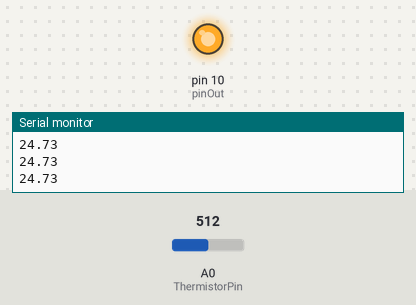
Simulated run of this sketch. Board: Arduino Uno, built with avr-gcc and run on an emulated ATmega328P. On the bench: output pins drawn as LEDs (lit = HIGH), the last lines printed to the serial monitor. The test bench sets the inputs (shaded band); at power-on: A0 (ThermistorPin) = 512.

Above: at 1.2 s.
1.3 s: A0 (ThermistorPin) set to 474
2.8 s: A0 (ThermistorPin) set to 447
At 3.5 s:
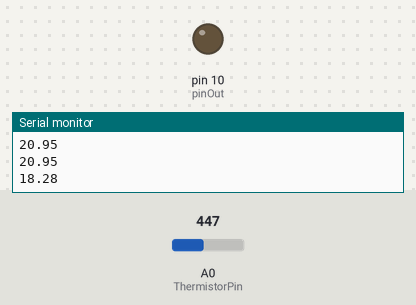
4.5 s: A0 (ThermistorPin) set to 511
At 5.0 s:
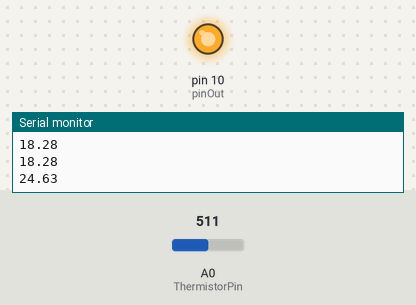
6.0 s: A0 (ThermistorPin) set to 306
At 6.6 s:
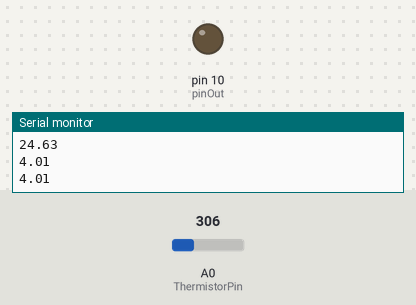
Timing chart, 0 to 8.5 s (numbered marks = the images above; inputs shaded):
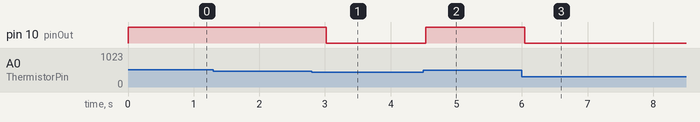

Measured:
- the behaviour switches between 465 and 464 on A0 (ThermistorPin) (found by bisection; images 0 and 1)
- after the input at 2.8 s, pin 10 (pinOut): HIGH → LOW after 0.22 s
- after the input at 4.5 s, pin 10 (pinOut): LOW → HIGH at once
- after the input at 6.0 s, pin 10 (pinOut): HIGH → LOW after 0.05 s

The sketch:

tartaly_02.ino
```cpp
#include <LiquidCrystal.h>

#include <Wire.h>


int thrs = 20;
int pinOut = 10;
int ledPin = 10;
char command;

int ThermistorPin = 0;
int Vo;
float R1 = 10000;
float logR2, R2, T, Tc, Tf;
float c1 = 1.009249522e-03, c2 = 2.378405444e-04, c3 = 2.019202697e-07;

LiquidCrystal lcd(12, 11, 5, 4, 3, 2);


void setup() {
Serial.begin(9600);
pinMode(10, OUTPUT);

}

void loop()
 {
  lcd.setCursor(0, 0);

  Vo = analogRead(ThermistorPin);
  R2 = R1 * (1023.0 / (float)Vo - 1.0);
  logR2 = log(R2);
  T = (1.0 / (c1 + c2*logR2 + c3*logR2*logR2*logR2));
  Tc = T - 273.15;
  Tf = (Tc * 9.0)/ 5.0 + 32.0;

  Serial.println(Tc);

  lcd.print("Temp: ");
  lcd.print(Tc);
  lcd.print(" C");

  if (Serial.available() > 0) {
    int command = Serial.parseInt();
    thrs = command;
  }

  if (Tc > thrs){
    digitalWrite(pinOut,  HIGH);
  }
  else {
    digitalWrite(pinOut, LOW);
  }


  delay(500);
  lcd.clear();

}
```
